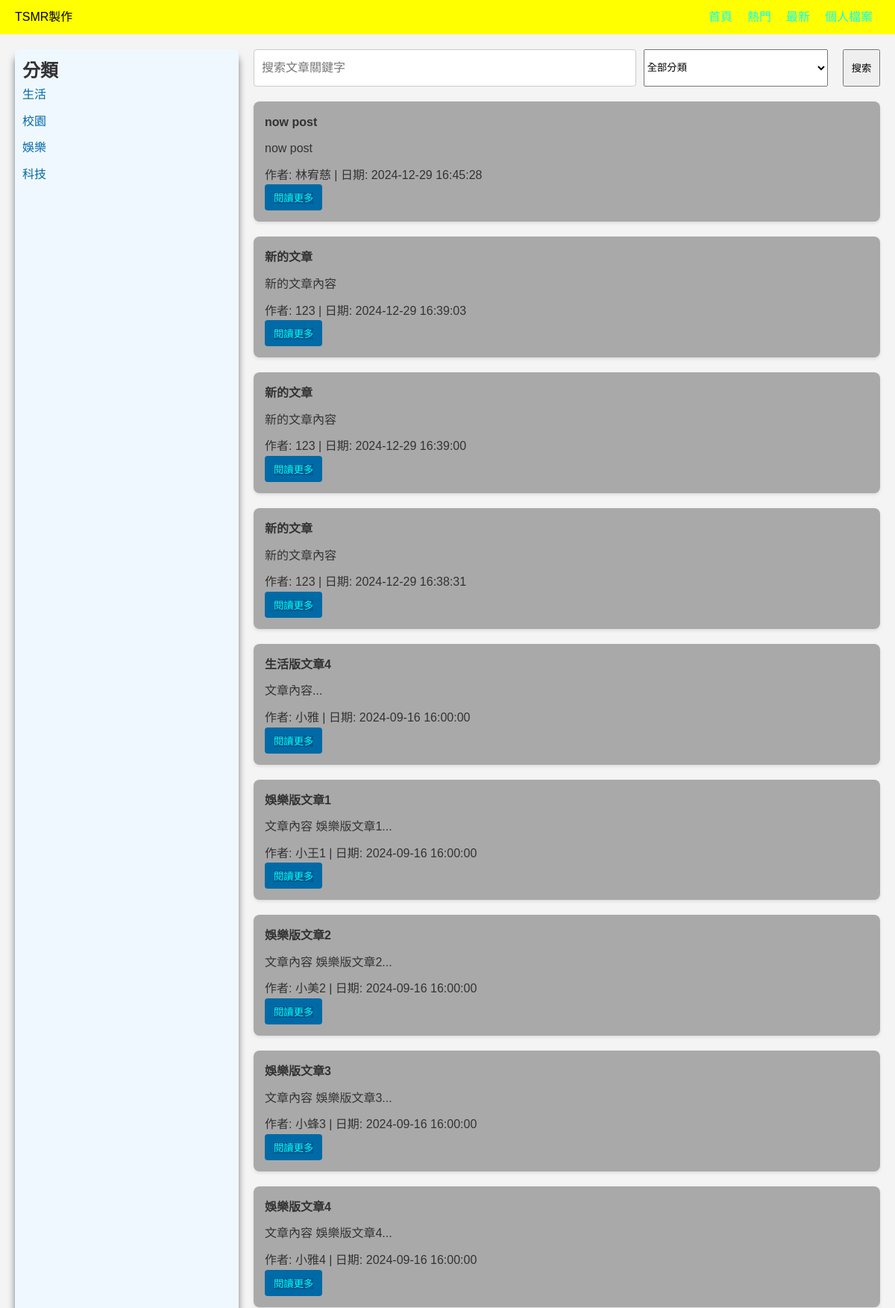
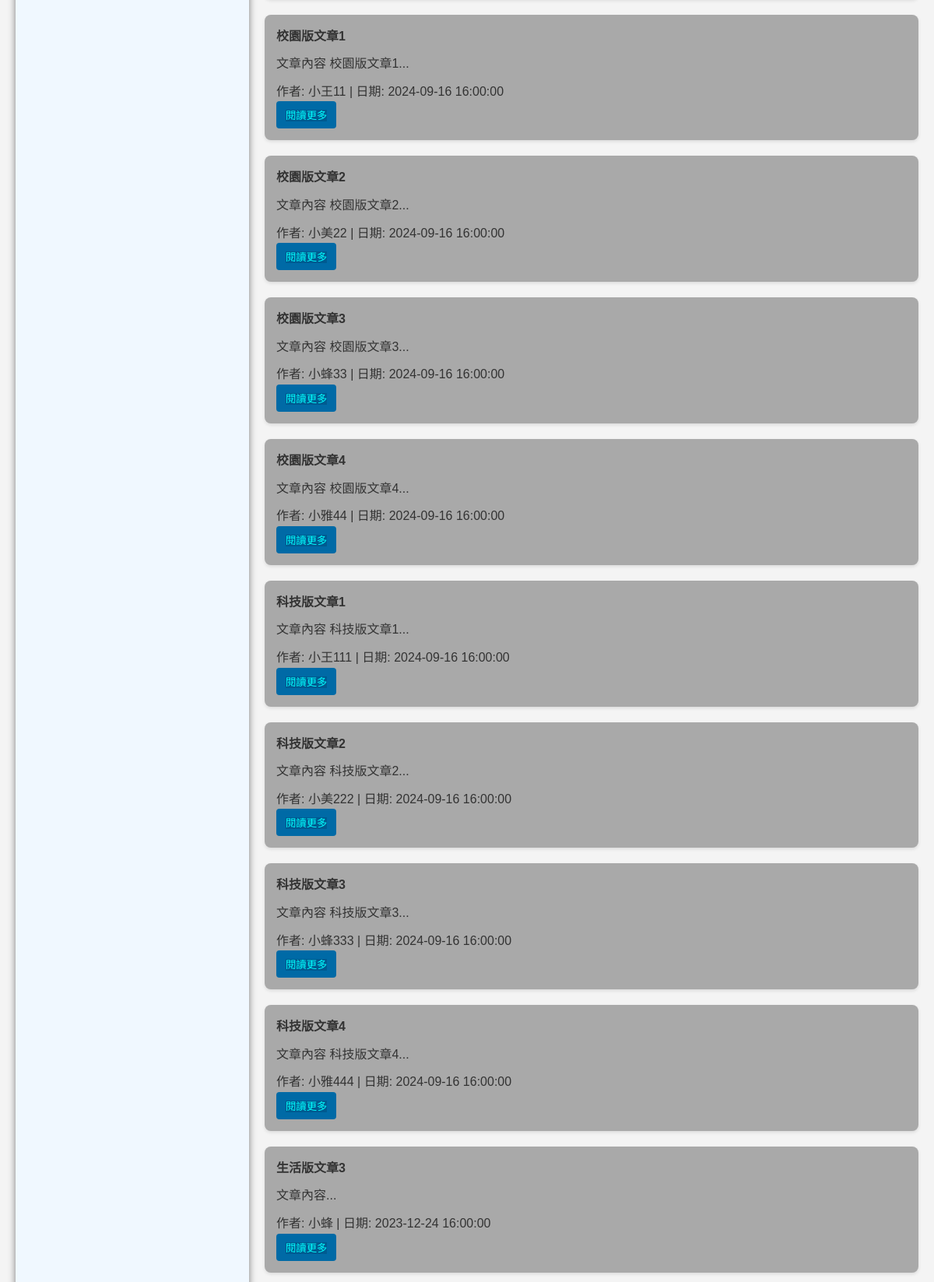
/time.php (upper part), run on the app's committed database (2 pictures, top to bottom).
### tables this page shows
CREATE TABLE `post` (
  `name` varchar(30) DEFAULT NULL,
  `title` varchar(255) DEFAULT NULL,
  `post` text,
  `date` timestamp NULL DEFAULT NULL,
  `post_sort` enum('life','play','school','tech') DEFAULT NULL
);

### time.php (the view, shortened to what this page needs)
<?php
include 'db.php';
$sql = "SELECT name,title, post, date FROM post ORDER BY date DESC";
$result = $conn->query($sql);
?>
<!DOCTYPE html>
<html lang="zh-TW">
<head>
</head>
<body>
  <header class="top">
    <div>TSMR製作</div>
    <nav>
      <ul>
        <li><a href="main.php">首頁</a></li>
        <li><a href="#">熱門</a></li>
        <li><a href="time.php">最新</a></li>
        <li><a href="login.php">個人檔案</a></li>
      </ul>
    </nav>
  </header>
  <main class="content">
    <aside class="sidebar">
      <h2>分類</h2>
      <ul>
        <li><a href="life.php">生活</a></li>
        <li><a href="school.php">校園</a></li>
        <li><a href="play.php">娛樂</a></li>
        <li><a href="tech.php">科技</a></li>
      </ul>
    </aside>
    <section class="post-list">
      <div class="search-bar">
        <form action="search.php" method="GET" style="display: flex; width: 100%;">
          <input type="text" name="keyword" placeholder="搜索文章關鍵字" required style="flex: 2; margin-right: 10px;">
          <select name="post_sort" style="flex: 1; margin-right: 10px;">
            <option value="">全部分類</option>
          </select>
          <button class="button" type="submit">搜索</button>
        </form>
      </div>
       <?php if ($result && $result->num_rows > 0): ?>
        <?php while ($row = $result->fetch_assoc()): ?>
          <article class="post">
			<h2 class="post-title"><?php echo htmlspecialchars($row['title']); ?></h2>
			<p class="post-content"><?php echo nl2br(htmlspecialchars($row['post'])); ?></p>
            <p>作者: <?php echo htmlspecialchars($row['name']); ?> | 日期: <?php echo htmlspecialchars($row['date']); ?></p>
            <button class="read-more">
              <a href="viewPost.php?name=<?php echo urlencode($row['name']); ?>&title=<?php echo urlencode($row['title']); ?>">閱讀更多</a>
            </button>
          </article>
        <?php endwhile; ?>
      <?php else: ?>
        <p>目前沒有文章。</p>
      <?php endif; ?>
    </section>
  </main>
</body>
</html>

### time.php (style rules this page uses)
* { margin: 0; padding: 0; box-sizing: border-box; }
body { font-family: Arial, sans-serif; line-height: 1.6; color: #333; background: #f4f4f4; }
.top { display: flex; justify-content: space-between; align-items: center; background: #ffff00; color: black; padding: 10px 20px; }
.top ul { list-style: none; display: flex; }
.top li { margin: 0px 10px; }
.top a { color:#00ffff; text-decoration: none; }
.content { display: flex; max-width: 1200px; margin: 20px auto; padding: 0 20px; }
.sidebar { flex: 1; background:#f0f8ff; border-radius: 8px; padding: 10px ; box-shadow: 0 10px 10px rgba(0, 0, 0, 0.5); margin-right: 20px; }
.sidebar ul { list-style: none; }
.sidebar li { margin-bottom: 10px; }
.sidebar a { text-decoration: none; color: #006aa6; }
.post-list { flex: 3; }
.post { background: #a9a9a9; margin-bottom:20px; padding: 15px; border-radius: 8px; box-shadow: 0 2px 4px rgba(0, 0, 0, 0.1); }
.post-title { font-size: 1em; margin-bottom: 10px; }
.post-content { margin-bottom: 10px; }
.read-more { background: #006aa6; color: #fff; border: none; padding: 8px 12px; border-radius: 4px; cursor: pointer; }
.read-more a { color:#00ffff; background: #005a90; text-decoration: none; }
.button { width:50px; height:50px; margin-left:10px; }
.search-bar { margin-bottom:20px; display: flex; }
.search-bar input { width: 100%; padding: 10px; border: 1px solid #ccc; border-radius: 4px; font-size: 1em; }

### data on the page
post: title "now post", post "now post", name "林宥慈", date "2024-12-29 16:45:28"
post: title "新的文章", post "新的文章內容", name "123", date "2024-12-29 16:39:03"
post: title "新的文章", post "新的文章內容", name "123", date "2024-12-29 16:39:00"
post: title "新的文章", post "新的文章內容", name "123", date "2024-12-29 16:38:31"
post: title "生活版文章4", post "文章內容...", name "小雅", date "2024-09-16 16:00:00"
post: title "娛樂版文章1", post "文章內容 娛樂版文章1...", name "小王1", date "2024-09-16 16:00:00"
post: title "娛樂版文章2", post "文章內容 娛樂版文章2...", name "小美2", date "2024-09-16 16:00:00"
post: title "娛樂版文章3", post "文章內容 娛樂版文章3...", name "小蜂3", date "2024-09-16 16:00:00"
post: title "娛樂版文章4", post "文章內容 娛樂版文章4...", name "小雅4", date "2024-09-16 16:00:00"
post: title "校園版文章1", post "文章內容 校園版文章1...", name "小王11", date "2024-09-16 16:00:00"
post: title "校園版文章2", post "文章內容 校園版文章2...", name "小美22", date "2024-09-16 16:00:00"
post: title "校園版文章3", post "文章內容 校園版文章3...", name "小蜂33", date "2024-09-16 16:00:00"
post: title "校園版文章4", post "文章內容 校園版文章4...", name "小雅44", date "2024-09-16 16:00:00"
post: title "科技版文章1", post "文章內容 科技版文章1...", name "小王111", date "2024-09-16 16:00:00"
post: title "科技版文章2", post "文章內容 科技版文章2...", name "小美222", date "2024-09-16 16:00:00"
post: title "科技版文章3", post "文章內容 科技版文章3...", name "小蜂333", date "2024-09-16 16:00:00"
post: title "科技版文章4", post "文章內容 科技版文章4...", name "小雅444", date "2024-09-16 16:00:00"
post: title "生活版文章3", post "文章內容...", name "小蜂", date "2023-12-24 16:00:00"
